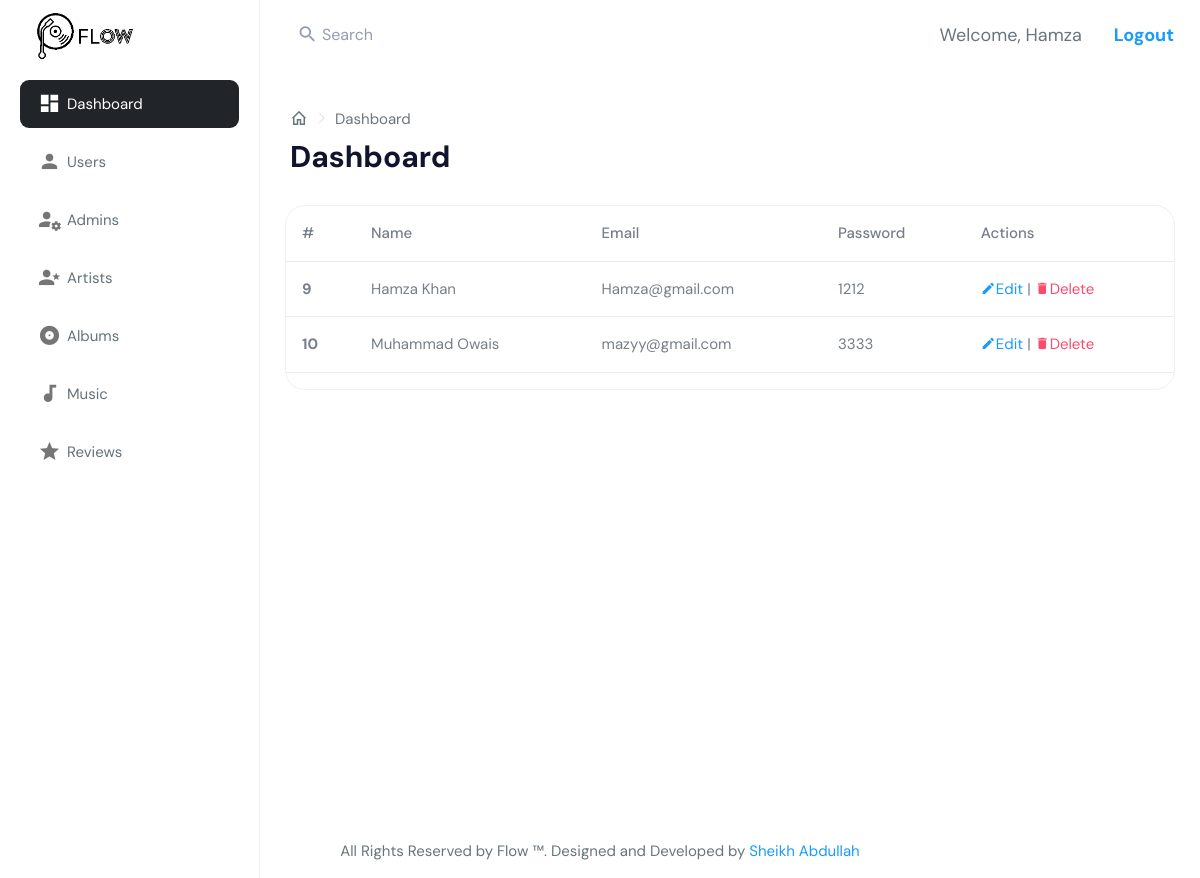
The app's page /admin/users/index.php (signed in) with its own data.
### tables this page shows
CREATE TABLE `users` (
  `user_id` int(11) NOT NULL,
  `user_name` varchar(50) NOT NULL,
  `user_email` varchar(50) NOT NULL,
  `user_password` varchar(50) NOT NULL,
  `user_img` mediumblob DEFAULT NULL
);

### helpers/database.php (called while the page is built, shortened)
<?php
  class Database
  {
    public $conn;
    function __construct()
    {
      $this->conn = mysqli_connect("localhost", "root", "", "flow");
    }
    public function select($table, $cols, $conds="")
    {
      $query = "SELECT $cols FROM $table";
      $this->res = mysqli_query($this->conn, $query);
    }
  }
?>

### admin/users/index.php (the view, shortened to what this page needs)
<?php
  include $_SERVER['DOCUMENT_ROOT'].'/flow/helpers/database.php';
  $db = new Database();
  $db->select('users', '*');
  $users = $db->res;
?>
<!DOCTYPE html>
<html dir="ltr" lang="en">
<head>
    <?php include $_SERVER['DOCUMENT_ROOT'].'/flow/admin/components/headtag.php' ?>
</head>
<body>
    <?php include $_SERVER['DOCUMENT_ROOT'].'/flow/admin/components/navbar.php' ?>
    <?php include $_SERVER['DOCUMENT_ROOT'].'/flow/admin/components/sidebar.php' ?>
    <div class="page-wrapper">
      <?php include $_SERVER['DOCUMENT_ROOT'].'/flow/admin/components/breadcrumb.php' ?>
      <div class="container-fluid py-0">
                <div class="row">
                    <div class="col-12">
                        <div class="card">
                            <div class="card-body p-0">
                            <div class="table-responsive">
                                    <table class="table">
                                        <thead>
                                            <tr>
                                                <th scope="col">#</th>
                                                <th scope="col">Name</th>
                                                <th scope="col">Email</th>
                                                <th scope="col">Password</th>
                                                <th scope="col">Actions</th>
                                            </tr>
                                        </thead>
                                        <tbody>
                                          <?php
                                            while ($row = mysqli_fetch_assoc($users)) {
                                          ?>
                                            <tr>
                                                <th scope="row"><?php echo $row['user_id'] ?></th>
                                                <td><?php echo $row['user_name'] ?></td>
                                                <td><?php echo $row['user_email'] ?></td>
                                                <td><?php echo $row['user_password'] ?></td>
                                                <td>
                                                    <a href="./edit.php?id=<?php echo $row['user_id'] ?>" class="text-info"><i class="mdi mdi-pencil"></i>Edit</a> |
                                                    <i class="mdi mdi-delete text-danger fst-normal" role="button" data-bs-toggle="modal" data-bs-target="#exampleModal<?php echo $row['user_id']?>">Delete</i>
                                                </td>
                                            </tr>
                                          <?php } ?>
                                        </tbody>
                                    </table>
                                </div>
                            </div>
                            </div>
                        </div>
                    </div>
                </div>
            </div>
    </div>
    <?php include $_SERVER['DOCUMENT_ROOT'].'/flow/admin/components/footer.php' ?>
</body>
</html>

### records on screen
users: user_id "9", user_name "Hamza Khan", user_email "Hamza@gmail.com", user_password "1212"
users: user_id "10", user_name "Muhammad Owais", user_email "mazyy@gmail.com", user_password "3333"

### other values on screen
$_SESSION['admin'] "Hamza"
